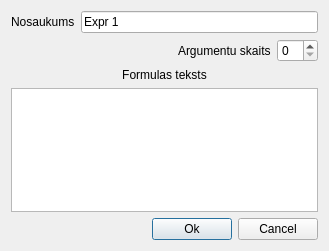
<?xml version="1.0" encoding="UTF-8"?>
<ui version="4.0">
 <class>expr_dialog</class>
 <widget class="QDialog" name="expr_dialog">
  <property name="windowModality">
   <enum>Qt::ApplicationModal</enum>
  </property>
  <property name="geometry">
   <rect>
    <x>0</x>
    <y>0</y>
    <width>329</width>
    <height>251</height>
   </rect>
  </property>
  <property name="windowTitle">
   <string>Izteiksmes parametri</string>
  </property>
  <property name="modal">
   <bool>true</bool>
  </property>
  <layout class="QVBoxLayout" name="verticalLayout">
   <item>
    <layout class="QHBoxLayout" name="horizontalLayout">
     <item>
      <widget class="QLabel" name="label">
       <property name="text">
        <string>Nosaukums</string>
       </property>
      </widget>
     </item>
     <item>
      <widget class="QLineEdit" name="nose">
       <property name="text">
        <string>Expr 1</string>
       </property>
      </widget>
     </item>
    </layout>
   </item>
   <item>
    <layout class="QHBoxLayout" name="horizontalLayout_2">
     <item>
      <spacer name="horizontalSpacer">
       <property name="orientation">
        <enum>Qt::Horizontal</enum>
       </property>
       <property name="sizeHint" stdset="0">
        <size>
         <width>40</width>
         <height>20</height>
        </size>
       </property>
      </spacer>
     </item>
     <item>
      <widget class="QLabel" name="label_2">
       <property name="text">
        <string>Argumentu skaits</string>
       </property>
      </widget>
     </item>
     <item>
      <widget class="QSpinBox" name="countb">
       <property name="maximum">
        <number>10</number>
       </property>
      </widget>
     </item>
    </layout>
   </item>
   <item>
    <widget class="QLabel" name="label_3">
     <property name="text">
      <string>Formulas teksts</string>
     </property>
     <property name="alignment">
      <set>Qt::AlignCenter</set>
     </property>
    </widget>
   </item>
   <item>
    <widget class="QPlainTextEdit" name="plainTextEdit"/>
   </item>
   <item>
    <layout class="QHBoxLayout" name="horizontalLayout_3">
     <item>
      <spacer name="horizontalSpacer_2">
       <property name="orientation">
        <enum>Qt::Horizontal</enum>
       </property>
       <property name="sizeHint" stdset="0">
        <size>
         <width>40</width>
         <height>20</height>
        </size>
       </property>
      </spacer>
     </item>
     <item>
      <widget class="QPushButton" name="okb">
       <property name="text">
        <string>Ok</string>
       </property>
      </widget>
     </item>
     <item>
      <widget class="QPushButton" name="cancelb">
       <property name="text">
        <string>Cancel</string>
       </property>
      </widget>
     </item>
    </layout>
   </item>
  </layout>
 </widget>
 <resources/>
 <connections/>
</ui>
